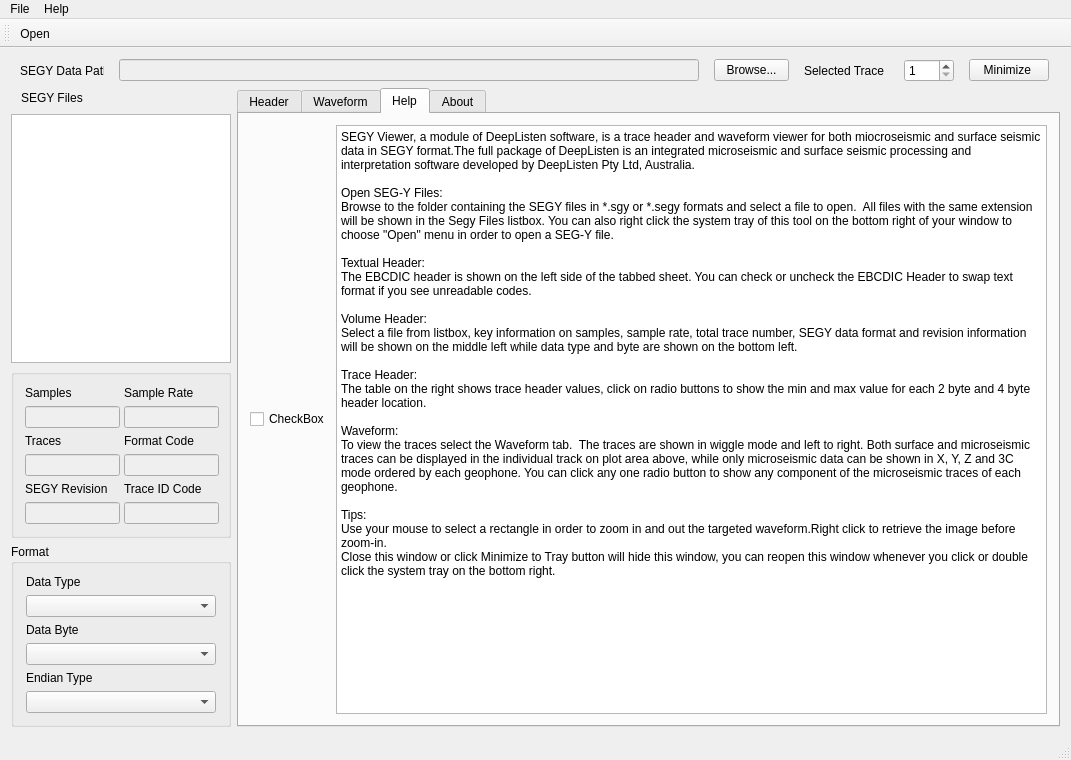
<?xml version="1.0" encoding="UTF-8"?>
<ui version="4.0">
 <class>MainWindow</class>
 <widget class="QMainWindow" name="MainWindow">
  <property name="geometry">
   <rect>
    <x>0</x>
    <y>0</y>
    <width>1071</width>
    <height>760</height>
   </rect>
  </property>
  <property name="sizePolicy">
   <sizepolicy hsizetype="Fixed" vsizetype="Fixed">
    <horstretch>0</horstretch>
    <verstretch>0</verstretch>
   </sizepolicy>
  </property>
  <property name="minimumSize">
   <size>
    <width>1070</width>
    <height>760</height>
   </size>
  </property>
  <property name="maximumSize">
   <size>
    <width>1071</width>
    <height>760</height>
   </size>
  </property>
  <property name="windowTitle">
   <string>RockVisioner v1.3</string>
  </property>
  <widget class="QWidget" name="centralWidget">
   <layout class="QGridLayout" name="gridLayout_7">
    <item row="0" column="0">
     <layout class="QHBoxLayout" name="horizontalLayout">
      <item>
       <widget class="QLabel" name="lbFilePath">
        <property name="minimumSize">
         <size>
          <width>84</width>
          <height>0</height>
         </size>
        </property>
        <property name="maximumSize">
         <size>
          <width>84</width>
          <height>16777215</height>
         </size>
        </property>
        <property name="text">
         <string>SEGY Data Path</string>
        </property>
       </widget>
      </item>
      <item>
       <widget class="QLineEdit" name="edtFilePath">
        <property name="enabled">
         <bool>false</bool>
        </property>
        <property name="minimumSize">
         <size>
          <width>580</width>
          <height>0</height>
         </size>
        </property>
        <property name="maximumSize">
         <size>
          <width>580</width>
          <height>16777215</height>
         </size>
        </property>
       </widget>
      </item>
      <item>
       <widget class="QPushButton" name="btnBrowse">
        <property name="minimumSize">
         <size>
          <width>75</width>
          <height>0</height>
         </size>
        </property>
        <property name="maximumSize">
         <size>
          <width>75</width>
          <height>16777215</height>
         </size>
        </property>
        <property name="text">
         <string>Browse...</string>
        </property>
       </widget>
      </item>
      <item>
       <widget class="QLabel" name="label_3">
        <property name="minimumSize">
         <size>
          <width>85</width>
          <height>0</height>
         </size>
        </property>
        <property name="maximumSize">
         <size>
          <width>85</width>
          <height>16777215</height>
         </size>
        </property>
        <property name="text">
         <string>Selected Trace</string>
        </property>
       </widget>
      </item>
      <item>
       <widget class="QSpinBox" name="spinCurrentTraceNo">
        <property name="sizePolicy">
         <sizepolicy hsizetype="Fixed" vsizetype="Fixed">
          <horstretch>0</horstretch>
          <verstretch>0</verstretch>
         </sizepolicy>
        </property>
        <property name="minimumSize">
         <size>
          <width>50</width>
          <height>0</height>
         </size>
        </property>
        <property name="maximumSize">
         <size>
          <width>50</width>
          <height>16777215</height>
         </size>
        </property>
        <property name="minimum">
         <number>1</number>
        </property>
        <property name="maximum">
         <number>10000000</number>
        </property>
        <property name="value">
         <number>1</number>
        </property>
       </widget>
      </item>
      <item>
       <widget class="QPushButton" name="btnToTray">
        <property name="sizePolicy">
         <sizepolicy hsizetype="Fixed" vsizetype="Fixed">
          <horstretch>0</horstretch>
          <verstretch>0</verstretch>
         </sizepolicy>
        </property>
        <property name="minimumSize">
         <size>
          <width>80</width>
          <height>0</height>
         </size>
        </property>
        <property name="maximumSize">
         <size>
          <width>80</width>
          <height>16777215</height>
         </size>
        </property>
        <property name="text">
         <string>Minimize </string>
        </property>
       </widget>
      </item>
     </layout>
    </item>
    <item row="1" column="0">
     <layout class="QGridLayout" name="gridLayout_3">
      <item row="0" column="0">
       <layout class="QVBoxLayout" name="verticalLayout_7">
        <item>
         <layout class="QVBoxLayout" name="verticalLayout_6">
          <item>
           <layout class="QVBoxLayout" name="verticalLayout_5">
            <item>
             <layout class="QHBoxLayout" name="horizontalLayout_5">
              <item>
               <widget class="QLabel" name="lbSegyFiles">
                <property name="sizePolicy">
                 <sizepolicy hsizetype="Fixed" vsizetype="Preferred">
                  <horstretch>0</horstretch>
                  <verstretch>0</verstretch>
                 </sizepolicy>
                </property>
                <property name="minimumSize">
                 <size>
                  <width>100</width>
                  <height>0</height>
                 </size>
                </property>
                <property name="maximumSize">
                 <size>
                  <width>100</width>
                  <height>16777215</height>
                 </size>
                </property>
                <property name="text">
                 <string>SEGY Files</string>
                </property>
               </widget>
              </item>
              <item>
               <spacer name="horizontalSpacer_3">
                <property name="orientation">
                 <enum>Qt::Horizontal</enum>
                </property>
                <property name="sizeType">
                 <enum>QSizePolicy::Fixed</enum>
                </property>
                <property name="sizeHint" stdset="0">
                 <size>
                  <width>100</width>
                  <height>20</height>
                 </size>
                </property>
               </spacer>
              </item>
             </layout>
            </item>
            <item>
             <widget class="QListWidget" name="listSegyFiles">
              <property name="minimumSize">
               <size>
                <width>220</width>
                <height>0</height>
               </size>
              </property>
              <property name="maximumSize">
               <size>
                <width>220</width>
                <height>16777215</height>
               </size>
              </property>
             </widget>
            </item>
           </layout>
          </item>
          <item>
           <widget class="QGroupBox" name="groupBox">
            <property name="minimumSize">
             <size>
              <width>220</width>
              <height>0</height>
             </size>
            </property>
            <property name="maximumSize">
             <size>
              <width>220</width>
              <height>16777215</height>
             </size>
            </property>
            <layout class="QHBoxLayout" name="horizontalLayout_6">
             <item>
              <layout class="QVBoxLayout" name="verticalLayout_4">
               <item>
                <widget class="QLabel" name="lbSamples">
                 <property name="minimumSize">
                  <size>
                   <width>80</width>
                   <height>0</height>
                  </size>
                 </property>
                 <property name="maximumSize">
                  <size>
                   <width>80</width>
                   <height>16777215</height>
                  </size>
                 </property>
                 <property name="text">
                  <string>Samples</string>
                 </property>
                </widget>
               </item>
               <item>
                <widget class="QLineEdit" name="edtSamples">
                 <property name="enabled">
                  <bool>false</bool>
                 </property>
                 <property name="minimumSize">
                  <size>
                   <width>95</width>
                   <height>0</height>
                  </size>
                 </property>
                 <property name="maximumSize">
                  <size>
                   <width>95</width>
                   <height>16777215</height>
                  </size>
                 </property>
                </widget>
               </item>
               <item>
                <widget class="QLabel" name="lbTraces">
                 <property name="minimumSize">
                  <size>
                   <width>100</width>
                   <height>0</height>
                  </size>
                 </property>
                 <property name="maximumSize">
                  <size>
                   <width>100</width>
                   <height>16777215</height>
                  </size>
                 </property>
                 <property name="text">
                  <string>Traces</string>
                 </property>
                </widget>
               </item>
               <item>
                <widget class="QLineEdit" name="edtTraces">
                 <property name="enabled">
                  <bool>false</bool>
                 </property>
                 <property name="minimumSize">
                  <size>
                   <width>95</width>
                   <height>0</height>
                  </size>
                 </property>
                 <property name="maximumSize">
                  <size>
                   <width>95</width>
                   <height>16777215</height>
                  </size>
                 </property>
                </widget>
               </item>
               <item>
                <widget class="QLabel" name="lbSegyRev">
                 <property name="minimumSize">
                  <size>
                   <width>100</width>
                   <height>0</height>
                  </size>
                 </property>
                 <property name="maximumSize">
                  <size>
                   <width>100</width>
                   <height>16777215</height>
                  </size>
                 </property>
                 <property name="text">
                  <string>SEGY Revision</string>
                 </property>
                </widget>
               </item>
               <item>
                <widget class="QLineEdit" name="edtSegyRev">
                 <property name="enabled">
                  <bool>false</bool>
                 </property>
                 <property name="minimumSize">
                  <size>
                   <width>95</width>
                   <height>0</height>
                  </size>
                 </property>
                 <property name="maximumSize">
                  <size>
                   <width>95</width>
                   <height>16777215</height>
                  </size>
                 </property>
                </widget>
               </item>
              </layout>
             </item>
             <item>
              <layout class="QVBoxLayout" name="verticalLayout_2">
               <item>
                <widget class="QLabel" name="lbSampleRate">
                 <property name="minimumSize">
                  <size>
                   <width>100</width>
                   <height>0</height>
                  </size>
                 </property>
                 <property name="maximumSize">
                  <size>
                   <width>16777215</width>
                   <height>100</height>
                  </size>
                 </property>
                 <property name="text">
                  <string>Sample Rate</string>
                 </property>
                </widget>
               </item>
               <item>
                <widget class="QLineEdit" name="edtSampleRate">
                 <property name="enabled">
                  <bool>false</bool>
                 </property>
                 <property name="minimumSize">
                  <size>
                   <width>95</width>
                   <height>0</height>
                  </size>
                 </property>
                 <property name="maximumSize">
                  <size>
                   <width>95</width>
                   <height>16777215</height>
                  </size>
                 </property>
                </widget>
               </item>
               <item>
                <widget class="QLabel" name="lbFormatCode">
                 <property name="minimumSize">
                  <size>
                   <width>100</width>
                   <height>0</height>
                  </size>
                 </property>
                 <property name="maximumSize">
                  <size>
                   <width>100</width>
                   <height>16777215</height>
                  </size>
                 </property>
                 <property name="text">
                  <string>Format Code</string>
                 </property>
                </widget>
               </item>
               <item>
                <widget class="QLineEdit" name="edtFormatCode">
                 <property name="enabled">
                  <bool>false</bool>
                 </property>
                 <property name="minimumSize">
                  <size>
                   <width>95</width>
                   <height>0</height>
                  </size>
                 </property>
                 <property name="maximumSize">
                  <size>
                   <width>95</width>
                   <height>16777215</height>
                  </size>
                 </property>
                </widget>
               </item>
               <item>
                <widget class="QLabel" name="lbTraceID">
                 <property name="text">
                  <string>Trace ID Code</string>
                 </property>
                </widget>
               </item>
               <item>
                <widget class="QLineEdit" name="edtTraceID">
                 <property name="enabled">
                  <bool>false</bool>
                 </property>
                 <property name="minimumSize">
                  <size>
                   <width>95</width>
                   <height>0</height>
                  </size>
                 </property>
                 <property name="maximumSize">
                  <size>
                   <width>95</width>
                   <height>16777215</height>
                  </size>
                 </property>
                </widget>
               </item>
              </layout>
             </item>
            </layout>
           </widget>
          </item>
         </layout>
        </item>
        <item>
         <widget class="QGroupBox" name="groupBox">
          <property name="minimumSize">
           <size>
            <width>200</width>
            <height>0</height>
           </size>
          </property>
          <property name="maximumSize">
           <size>
            <width>220</width>
            <height>16777215</height>
           </size>
          </property>
          <property name="title">
           <string>Format</string>
          </property>
          <layout class="QGridLayout" name="gridLayout">
           <item row="5" column="0">
            <widget class="QComboBox" name="cbxEndianType">
             <property name="minimumSize">
              <size>
               <width>190</width>
               <height>0</height>
              </size>
             </property>
             <property name="maximumSize">
              <size>
               <width>190</width>
               <height>16777215</height>
              </size>
             </property>
            </widget>
           </item>
           <item row="4" column="0">
            <widget class="QLabel" name="label">
             <property name="text">
              <string>Endian Type</string>
             </property>
            </widget>
           </item>
           <item row="0" column="0">
            <widget class="QLabel" name="label_7">
             <property name="text">
              <string>Data Type</string>
             </property>
            </widget>
           </item>
           <item row="2" column="0">
            <widget class="QLabel" name="label_8">
             <property name="text">
              <string>Data Byte</string>
             </property>
            </widget>
           </item>
           <item row="3" column="0">
            <widget class="QComboBox" name="cbxDataByte">
             <property name="minimumSize">
              <size>
               <width>190</width>
               <height>0</height>
              </size>
             </property>
             <property name="maximumSize">
              <size>
               <width>190</width>
               <height>16777215</height>
              </size>
             </property>
            </widget>
           </item>
           <item row="1" column="0">
            <widget class="QComboBox" name="cbxDataType">
             <property name="minimumSize">
              <size>
               <width>190</width>
               <height>0</height>
              </size>
             </property>
             <property name="maximumSize">
              <size>
               <width>190</width>
               <height>16777215</height>
              </size>
             </property>
             <property name="currentText">
              <string/>
             </property>
             <property name="currentIndex">
              <number>-1</number>
             </property>
            </widget>
           </item>
          </layout>
         </widget>
        </item>
       </layout>
      </item>
      <item row="0" column="1">
       <widget class="QTabWidget" name="tabWidget">
        <property name="currentIndex">
         <number>2</number>
        </property>
        <widget class="QWidget" name="tabHeader">
         <attribute name="title">
          <string>Header</string>
         </attribute>
         <layout class="QGridLayout" name="gridLayout_6">
          <item row="0" column="0">
           <layout class="QHBoxLayout" name="horizontalLayout_4">
            <item>
             <layout class="QVBoxLayout" name="verticalLayout">
              <item>
               <widget class="QCheckBox" name="chbxEbcdicHead">
                <property name="text">
                 <string>EBCDIC Header</string>
                </property>
                <property name="checked">
                 <bool>true</bool>
                </property>
               </widget>
              </item>
              <item>
               <widget class="QTextEdit" name="txtTextHeader">
                <property name="enabled">
                 <bool>true</bool>
                </property>
                <property name="minimumSize">
                 <size>
                  <width>515</width>
                  <height>0</height>
                 </size>
                </property>
                <property name="lineWrapMode">
                 <enum>QTextEdit::FixedColumnWidth</enum>
                </property>
                <property name="lineWrapColumnOrWidth">
                 <number>80</number>
                </property>
                <property name="readOnly">
                 <bool>true</bool>
                </property>
               </widget>
              </item>
             </layout>
            </item>
            <item>
             <widget class="QGroupBox" name="groupBox_2">
              <property name="minimumSize">
               <size>
                <width>270</width>
                <height>0</height>
               </size>
              </property>
              <property name="maximumSize">
               <size>
                <width>270</width>
                <height>16777215</height>
               </size>
              </property>
              <property name="title">
               <string>Trace Header Information</string>
              </property>
              <widget class="QGroupBox" name="groupBox_3">
               <property name="geometry">
                <rect>
                 <x>10</x>
                 <y>22</y>
                 <width>250</width>
                 <height>36</height>
                </rect>
               </property>
               <property name="minimumSize">
                <size>
                 <width>250</width>
                 <height>0</height>
                </size>
               </property>
               <property name="maximumSize">
                <size>
                 <width>250</width>
                 <height>40</height>
                </size>
               </property>
               <property name="title">
                <string/>
               </property>
               <layout class="QHBoxLayout" name="horizontalLayout_2">
                <item>
                 <widget class="QRadioButton" name="rbtn4Byte">
                  <property name="text">
                   <string>4 Byte Values</string>
                  </property>
                  <property name="autoExclusive">
                   <bool>true</bool>
                  </property>
                 </widget>
                </item>
                <item>
                 <widget class="QRadioButton" name="rbtn2Byte">
                  <property name="text">
                   <string>2 Byte Values</string>
                  </property>
                 </widget>
                </item>
               </layout>
              </widget>
              <widget class="QTableWidget" name="tableTraceHeader">
               <property name="geometry">
                <rect>
                 <x>10</x>
                 <y>64</y>
                 <width>250</width>
                 <height>511</height>
                </rect>
               </property>
               <property name="minimumSize">
                <size>
                 <width>250</width>
                 <height>0</height>
                </size>
               </property>
               <property name="maximumSize">
                <size>
                 <width>250</width>
                 <height>16777215</height>
                </size>
               </property>
               <property name="rowCount">
                <number>60</number>
               </property>
               <property name="columnCount">
                <number>4</number>
               </property>
               <attribute name="horizontalHeaderCascadingSectionResizes">
                <bool>true</bool>
               </attribute>
               <attribute name="horizontalHeaderDefaultSectionSize">
                <number>75</number>
               </attribute>
               <attribute name="horizontalHeaderMinimumSectionSize">
                <number>20</number>
               </attribute>
               <attribute name="horizontalHeaderShowSortIndicator" stdset="0">
                <bool>true</bool>
               </attribute>
               <attribute name="verticalHeaderVisible">
                <bool>false</bool>
               </attribute>
               <row/>
               <row/>
               <row/>
               <row/>
               <row/>
               <row/>
               <row/>
               <row/>
               <row/>
               <row/>
               <row/>
               <row/>
               <row/>
               <row/>
               <row/>
               <row/>
               <row/>
               <row/>
               <row/>
               <row/>
               <row/>
               <row/>
               <row/>
               <row/>
               <row/>
               <row/>
               <row/>
               <row/>
               <row/>
               <row/>
               <row/>
               <row/>
               <row/>
               <row/>
               <row/>
               <row/>
               <row/>
               <row/>
               <row/>
               <row/>
               <row/>
               <row/>
               <row/>
               <row/>
               <row/>
               <row/>
               <row/>
               <row/>
               <row/>
               <row/>
               <row/>
               <row/>
               <row/>
               <row/>
               <row/>
               <row/>
               <row/>
               <row/>
               <row/>
               <row/>
               <column>
                <property name="text">
                 <string>Bytes</string>
                </property>
               </column>
               <column>
                <property name="text">
                 <string>4 Byte min</string>
                </property>
               </column>
               <column>
                <property name="text">
                 <string>4 Byte max</string>
                </property>
               </column>
               <column>
                <property name="text">
                 <string>Select</string>
                </property>
               </column>
              </widget>
             </widget>
            </item>
           </layout>
          </item>
         </layout>
        </widget>
        <widget class="QWidget" name="tabData">
         <attribute name="title">
          <string>Waveform</string>
         </attribute>
         <widget class="QWidget" name="layoutWidget">
          <property name="geometry">
           <rect>
            <x>10</x>
            <y>12</y>
            <width>792</width>
            <height>590</height>
           </rect>
          </property>
          <layout class="QVBoxLayout" name="verticalLayout_3">
           <item>
            <layout class="QHBoxLayout" name="horizontalLayout_7">
             <item>
              <spacer name="horizontalSpacer">
               <property name="orientation">
                <enum>Qt::Horizontal</enum>
               </property>
               <property name="sizeType">
                <enum>QSizePolicy::Fixed</enum>
               </property>
               <property name="sizeHint" stdset="0">
                <size>
                 <width>108</width>
                 <height>20</height>
                </size>
               </property>
              </spacer>
             </item>
             <item>
              <widget class="QGroupBox" name="groupBox_5">
               <property name="minimumSize">
                <size>
                 <width>145</width>
                 <height>40</height>
                </size>
               </property>
               <property name="maximumSize">
                <size>
                 <width>145</width>
                 <height>40</height>
                </size>
               </property>
               <property name="title">
                <string/>
               </property>
               <layout class="QGridLayout" name="gridLayout_2">
                <item row="0" column="0">
                 <widget class="QRadioButton" name="rbtTrace">
                  <property name="text">
                   <string>Display by Traces</string>
                  </property>
                 </widget>
                </item>
               </layout>
              </widget>
             </item>
             <item>
              <spacer name="horizontalSpacer_2">
               <property name="orientation">
                <enum>Qt::Horizontal</enum>
               </property>
               <property name="sizeType">
                <enum>QSizePolicy::Fixed</enum>
               </property>
               <property name="sizeHint" stdset="0">
                <size>
                 <width>30</width>
                 <height>20</height>
                </size>
               </property>
              </spacer>
             </item>
             <item>
              <widget class="QGroupBox" name="groupBox_4">
               <property name="minimumSize">
                <size>
                 <width>390</width>
                 <height>40</height>
                </size>
               </property>
               <property name="maximumSize">
                <size>
                 <width>390</width>
                 <height>40</height>
                </size>
               </property>
               <property name="title">
                <string/>
               </property>
               <widget class="QWidget" name="layoutWidget">
                <property name="geometry">
                 <rect>
                  <x>21</x>
                  <y>10</y>
                  <width>371</width>
                  <height>22</height>
                 </rect>
                </property>
                <layout class="QHBoxLayout" name="horizontalLayout_3">
                 <item>
                  <widget class="QRadioButton" name="rbtGeophone">
                   <property name="text">
                    <string>Display by Geophones</string>
                   </property>
                  </widget>
                 </item>
                 <item>
                  <widget class="Line" name="line">
                   <property name="minimumSize">
                    <size>
                     <width>0</width>
                     <height>20</height>
                    </size>
                   </property>
                   <property name="orientation">
                    <enum>Qt::Vertical</enum>
                   </property>
                  </widget>
                 </item>
                 <item>
                  <spacer name="horizontalSpacer_5">
                   <property name="orientation">
                    <enum>Qt::Horizontal</enum>
                   </property>
                   <property name="sizeType">
                    <enum>QSizePolicy::Fixed</enum>
                   </property>
                   <property name="sizeHint" stdset="0">
                    <size>
                     <width>13</width>
                     <height>20</height>
                    </size>
                   </property>
                  </spacer>
                 </item>
                 <item>
                  <widget class="QCheckBox" name="cbxX">
                   <property name="minimumSize">
                    <size>
                     <width>20</width>
                     <height>20</height>
                    </size>
                   </property>
                   <property name="text">
                    <string>  X</string>
                   </property>
                  </widget>
                 </item>
                 <item>
                  <spacer name="horizontalSpacer_6">
                   <property name="orientation">
                    <enum>Qt::Horizontal</enum>
                   </property>
                   <property name="sizeType">
                    <enum>QSizePolicy::Fixed</enum>
                   </property>
                   <property name="sizeHint" stdset="0">
                    <size>
                     <width>13</width>
                     <height>20</height>
                    </size>
                   </property>
                  </spacer>
                 </item>
                 <item>
                  <widget class="QCheckBox" name="cbxY">
                   <property name="minimumSize">
                    <size>
                     <width>20</width>
                     <height>20</height>
                    </size>
                   </property>
                   <property name="text">
                    <string>  Y</string>
                   </property>
                  </widget>
                 </item>
                 <item>
                  <spacer name="horizontalSpacer_7">
                   <property name="orientation">
                    <enum>Qt::Horizontal</enum>
                   </property>
                   <property name="sizeType">
                    <enum>QSizePolicy::Fixed</enum>
                   </property>
                   <property name="sizeHint" stdset="0">
                    <size>
                     <width>13</width>
                     <height>20</height>
                    </size>
                   </property>
                  </spacer>
                 </item>
                 <item>
                  <widget class="QCheckBox" name="cbxZ">
                   <property name="minimumSize">
                    <size>
                     <width>20</width>
                     <height>20</height>
                    </size>
                   </property>
                   <property name="text">
                    <string>  Z</string>
                   </property>
                  </widget>
                 </item>
                </layout>
               </widget>
              </widget>
             </item>
             <item>
              <spacer name="horizontalSpacer_4">
               <property name="orientation">
                <enum>Qt::Horizontal</enum>
               </property>
               <property name="sizeType">
                <enum>QSizePolicy::Fixed</enum>
               </property>
               <property name="sizeHint" stdset="0">
                <size>
                 <width>58</width>
                 <height>20</height>
                </size>
               </property>
              </spacer>
             </item>
            </layout>
           </item>
           <item>
            <widget class="QwtPlot" name="Plot3C">
             <property name="minimumSize">
              <size>
               <width>790</width>
               <height>540</height>
              </size>
             </property>
             <property name="maximumSize">
              <size>
               <width>790</width>
               <height>540</height>
              </size>
             </property>
            </widget>
           </item>
          </layout>
         </widget>
        </widget>
        <widget class="QWidget" name="tabHelp">
         <attribute name="title">
          <string>Help</string>
         </attribute>
         <layout class="QGridLayout" name="gridLayout_5">
          <item row="0" column="1">
           <widget class="QPlainTextEdit" name="plainTextEdit">
            <property name="enabled">
             <bool>true</bool>
            </property>
            <property name="plainText">
             <string>SEGY Viewer, a module of DeepListen software, is a trace header and waveform viewer for both miocroseismic and surface seismic data in SEGY format.The full package of DeepListen is an integrated microseismic and surface seismic processing and interpretation software developed by DeepListen Pty Ltd, Australia.

Open SEG-Y Files:
Browse to the folder containing the SEGY files in *.sgy or *.segy formats and select a file to open.  All files with the same extension will be shown in the Segy Files listbox. You can also right click the system tray of this tool on the bottom right of your window to choose &quot;Open&quot; menu in order to open a SEG-Y file.

Textual Header:
The EBCDIC header is shown on the left side of the tabbed sheet. You can check or uncheck the EBCDIC Header to swap text format if you see unreadable codes.

Volume Header:
Select a file from listbox, key information on samples, sample rate, total trace number, SEGY data format and revision information will be shown on the middle left while data type and byte are shown on the bottom left. 

Trace Header:
The table on the right shows trace header values, click on radio buttons to show the min and max value for each 2 byte and 4 byte header location.

Waveform:
To view the traces select the Waveform tab.  The traces are shown in wiggle mode and left to right. Both surface and microseismic traces can be displayed in the individual track on plot area above, while only microseismic data can be shown in X, Y, Z and 3C mode ordered by each geophone. You can click any one radio button to show any component of the microseismic traces of each geophone.

Tips:
Use your mouse to select a rectangle in order to zoom in and out the targeted waveform.Right click to retrieve the image before zoom-in.
Close this window or click Minimize to Tray button will hide this window, you can reopen this window whenever you click or double click the system tray on the bottom right.
</string>
            </property>
           </widget>
          </item>
          <item row="0" column="0">
           <widget class="QCheckBox" name="checkBox">
            <property name="text">
             <string>CheckBox</string>
            </property>
           </widget>
          </item>
         </layout>
        </widget>
        <widget class="QWidget" name="tabAbout">
         <attribute name="title">
          <string>About</string>
         </attribute>
         <layout class="QGridLayout" name="gridLayout_4">
          <item row="0" column="0">
           <widget class="QPlainTextEdit" name="plainTextEdit_2">
            <property name="plainText">
             <string>%   DeepListen SEGY Viewer
%   Author：Zhengguang Zhao
%   Email：  zzhao@deep-listen.com 
%    
%       
%    SEGY Viewer, a microseismic waveform display module from
%    DeepListen, a downhole/surface microseismic data processing software.
%    (C) 2018-2019 DeepListen Pty Ltd, Australia
%
%    For more information about SEGY Viewer, please visit us at:
%    
%    -------------------------  http://www.deep-listen.com  ------------------
</string>
            </property>
           </widget>
          </item>
         </layout>
        </widget>
       </widget>
      </item>
     </layout>
    </item>
   </layout>
  </widget>
  <widget class="QMenuBar" name="menuBar">
   <property name="geometry">
    <rect>
     <x>0</x>
     <y>0</y>
     <width>1071</width>
     <height>21</height>
    </rect>
   </property>
   <widget class="QMenu" name="menuFile">
    <property name="title">
     <string>File</string>
    </property>
    <addaction name="actionOpen"/>
    <addaction name="separator"/>
    <addaction name="actionExit"/>
   </widget>
   <widget class="QMenu" name="menuHelp">
    <property name="title">
     <string>Help</string>
    </property>
    <addaction name="actionManual"/>
    <addaction name="actionAbout"/>
   </widget>
   <addaction name="menuFile"/>
   <addaction name="menuHelp"/>
  </widget>
  <widget class="QToolBar" name="mainToolBar">
   <attribute name="toolBarArea">
    <enum>TopToolBarArea</enum>
   </attribute>
   <attribute name="toolBarBreak">
    <bool>false</bool>
   </attribute>
   <addaction name="actionOpen"/>
  </widget>
  <widget class="QStatusBar" name="statusBar"/>
  <action name="actionOpen">
   <property name="icon">
    <iconset resource="res.qrc">
     <normaloff>:/resources/open.png</normaloff>:/resources/open.png</iconset>
   </property>
   <property name="text">
    <string>&amp;Open...</string>
   </property>
  </action>
  <action name="actionExit">
   <property name="icon">
    <iconset resource="res.qrc">
     <normaloff>:/resources/quit.png</normaloff>:/resources/quit.png</iconset>
   </property>
   <property name="text">
    <string>&amp;Exit</string>
   </property>
  </action>
  <action name="actionManual">
   <property name="text">
    <string>Manual</string>
   </property>
  </action>
  <action name="actionAbout">
   <property name="text">
    <string>About</string>
   </property>
  </action>
 </widget>
 <layoutdefault spacing="6" margin="11"/>
 <customwidgets>
  <customwidget>
   <class>QwtPlot</class>
   <extends>QFrame</extends>
   <header>qwt_plot.h</header>
   <container>1</container>
  </customwidget>
 </customwidgets>
 <resources>
  <include location="res.qrc"/>
 </resources>
 <connections/>
</ui>
